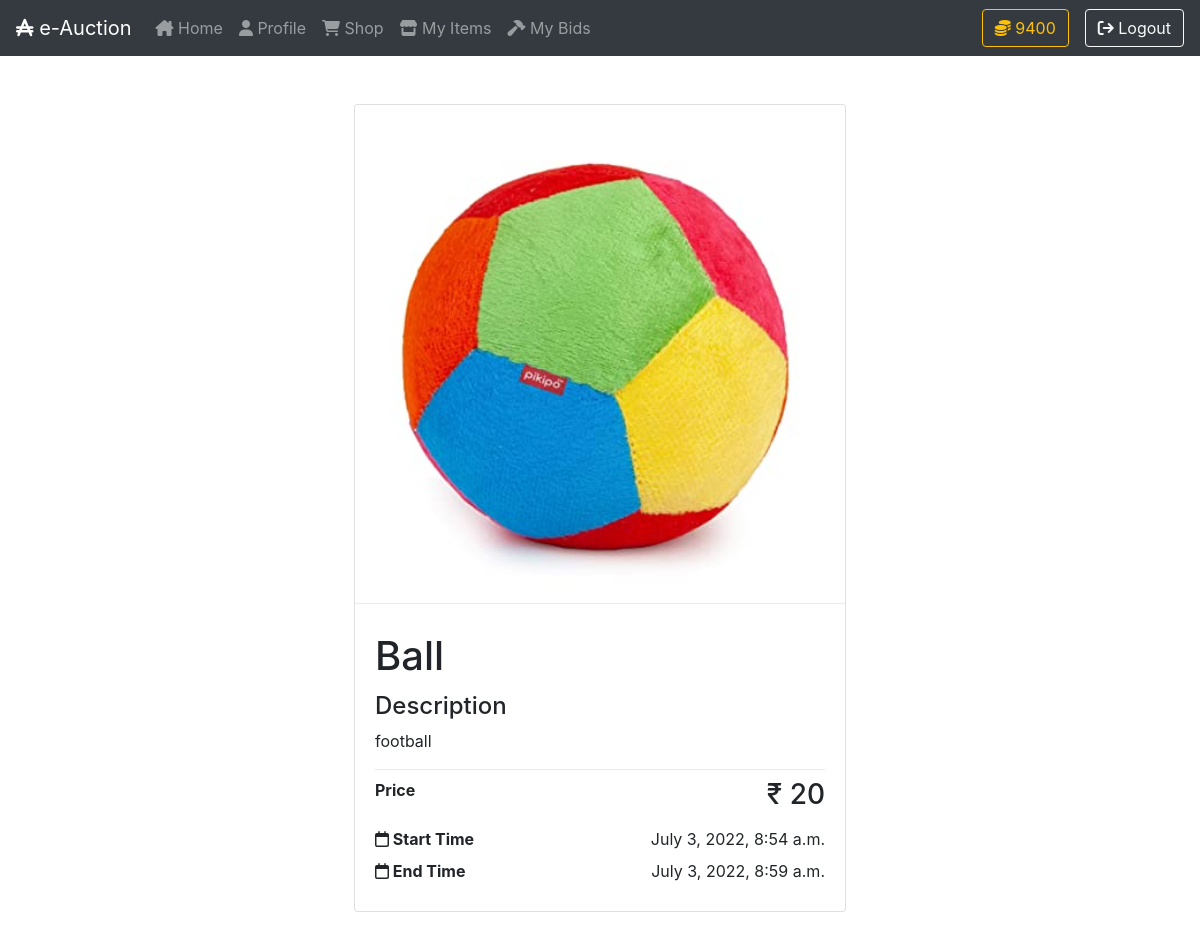
The app's page /bidder/products/3/ (signed in) with its own data.
### auction/models.py (models this page shows, shortened)
class Bidder(models.Model):
    user = models.OneToOneField(
        User, on_delete=models.CASCADE, related_name='bidder')
    first_name = models.CharField(max_length=100, blank=True, null=True)
    last_name = models.CharField(max_length=100, blank=True, null=True)
    dob = models.DateField(blank=True, null=True)
    address = models.CharField(max_length=100, blank=True, null=True)
    contact = models.CharField(max_length=10, blank=True, null=True,  validators=[
                               MinLengthValidator(10), only_int])
    image = models.ImageField(upload_to='profile_pics/', blank=True, null=True)
    balance = models.IntegerField(default=1000)

class Product(models.Model):
    STATUS_CHOICES = [
        ('FAILED', 'Not Sold'),
        ('SUCCESS', 'Sold'),
    ]
    creator = models.ForeignKey(
        Seller, on_delete=models.CASCADE, related_name='products')
    name = models.CharField(max_length=100, null=True)
    description = models.CharField(max_length=1000, null=True)
    min_price = models.IntegerField(null=True)
    image = models.ImageField(upload_to='items_pics/', null=True)
    category = models.ForeignKey(
        Category, on_delete=models.SET_NULL, null=True, related_name='products')
    start_time = models.DateTimeField(null=True)
    end_time = models.DateTimeField(null=False)
    auctioned = models.OneToOneField(
        AuctionedProduct, on_delete=models.CASCADE, related_name='product')
    status = models.CharField(max_length=10, choices=STATUS_CHOICES, null=True)
    class Meta:
        constraints = [
            models.CheckConstraint(
                check=Q(start_time__lte=F('end_time')),
                name='start_before_end'
            )
        ]

### auction/views/bidder.py (the view)
# urls.py: re_path(r"products/(?P<pk>\d+)/$",bidder.ProductDetailView.as_view(), name='product_detail_bidder'),
@method_decorator(allowed_users(['bidders']), name='dispatch')
class ProductDetailView(DetailView):
    model = models.Product
    template_name = 'bidder/product/view.html'
    context_object_name = 'product'

### templates/bidder/product/view.html (shortened to what this page needs)
{% extends "bidder/base.html" %}
{% block navbar %}
{% include "bidder/nav.html" %}
{% endblock %}
{% block content %}
<div class="container">
    <div class="m-5">
        <div class="row">
            <div class="col-3">
            </div>
            <div class="col-12 col-md-6">
                <div class="card">
                    <img src="{% if product.image %}{{ product.image.url }}{% endif %}" class="card-img-top" alt="...">
                    <div class="dropdown-divider"></div>
                    <div class="card-body">
                        <h1 class="card-title">{{ product.name }}</h1>
                        <h4>Description</h4>
                        <p class="card-text">{{ product.description }}</p>
                        <div class="dropdown-divider"></div>
                        <div class="d-flex flex-row justify-content-between mb-2">
                            <div class="d-flex"><b>Price</b></div>
                            <div class="d-flex">
                                <h3>&#8377; {{ product.min_price }}</h3>
                            </div>
                        </div>
                        <div class="d-flex flex-row justify-content-between mb-2">
                            <div class="d-flex"><b><i class="fa-regular fa-calendar"></i> Start Time</b></div>
                            <div class="d-flex">{{ product.start_time }}</div>
                        </div>
                        <div class="d-flex flex-row justify-content-between mb-2">
                            <div class="d-flex"><b> <i class="fa-regular fa-calendar"></i> End Time</b></div>
                            <div class="d-flex">{{ product.end_time }}</div>
                        </div>
                    </div>
                </div>
            </div>
            <div class="col-3">
            </div>
        </div>
    </div>
</div>
{% endblock %}

### templates/bidder/nav.html (shortened to what this page needs)
<nav class="navbar navbar-expand-lg navbar-dark bg-dark">
    <a class="navbar-brand" href="#"><i class="fa-solid fa-austral-sign"></i> e-Auction</a>
    <div class="collapse navbar-collapse" id="navbarNav">
        <ul class="navbar-nav">
            <li {% if request.resolver_match.url_name == 'bidder_home' %}class="active" {% endif %} class="nav-item">
                <a class="nav-link" href="{% url 'bidder_home' %}"> <i class="fa-solid fa-house-chimney"></i> Home </a>
            </li>
            <li {% if request.resolver_match.url_name == 'bidder_profile' %}class="active" {% endif %} class="nav-item">
                <a class="nav-link" href="{% url 'bidder_profile' %}"> <i class="fa-solid fa-user"></i> Profile</a>
            </li>
            <li {% if request.resolver_match.url_name == 'products_view' %}class="active" {% endif %} class="nav-item">
                <a class="nav-link" href="{% url 'products_view' %}"> <i class="fa-solid fa-cart-shopping"></i> Shop</a>
            </li>
            <li {% if request.resolver_match.url_name == 'bidder_items' %}class="active" {% endif %} class="nav-item">
                <a class="nav-link" href="{% url 'bidder_items' %}"><i class="fa-solid fa-store"></i> My Items</a>
            </li>
            <li {% if request.resolver_match.url_name == 'bids_view' %}class="active" {% endif %} class="nav-item">
                <a class="nav-link" href="{% url 'bids_view' %}"><i class="fa-solid fa-hammer"></i> My Bids</a>
            </li>
        </ul>
        <ul class="navbar-nav ml-auto">
            <li class="nav-item">
                <a href="#" class="mr-md-3 mb-sm-2 mb-md-0 btn btn-outline-warning d-block"> <i class="fa-solid fa-coins"></i> {{ user.bidder.balance }}</a>
            </li>
            {% if user.is_authenticated %}
            <li class="nav-item">
                <a href="{% url 'logout_user' %}" class="btn btn-outline-light btn-block"> <i class="fa-solid fa-arrow-right-from-bracket"></i> Logout</a>
            </li>
            {% else %}
            <li class="nav-item">
                <a href="{% url 'login_user' %}" class="btn btn-outline-light btn-block"> <i class="fa-solid fa-arrow-right-from-bracket"></i> Login</a>
            </li>
            {% endif %}
        </ul>
    </div>
</nav>

### records on screen
Product: image (picture), name "Ball", description "football", min_price "20", start_time "July 3, 2022, 8:54 a.m.", end_time "July 3, 2022, 8:59 a.m."

### other values on screen
{{ user.bidder.balance }} "9400"
